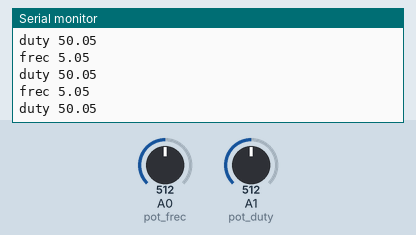
The sketch below on a simulated Arduino Uno, built with avr-gcc and run on an emulated ATmega328P. Shown: the last lines printed to the serial monitor. The inputs (shaded band) are chosen by the test bench; at power-on: A0 (pot_frec) = 512, A1 (pot_duty) = 512.

Above: at 1.3 s.
1.4 s: A0 (pot_frec) set to 716
At 1.9 s:
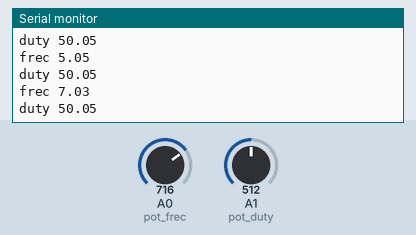
2.9 s: A1 (pot_duty) set to 716
At 3.4 s:
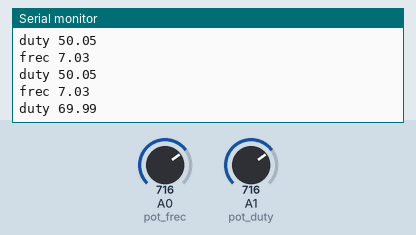
4.4 s: A0 (pot_frec) set to 900
At 4.9 s:
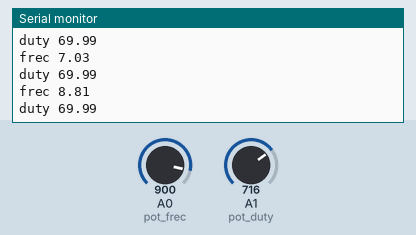
5.9 s: A1 (pot_duty) set to 900
At 6.4 s:
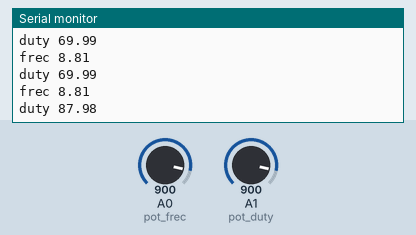
Timing chart, 0 to 8.4 s (numbered marks = the images above; inputs shaded):
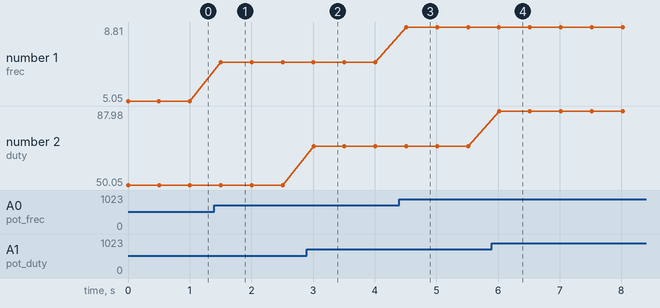

The sketch:

blink_configurable_transmisor.ino
```cpp
/**
 * blink_configurable_transmisor.
 *
 * ejercicio realizado en el taller
 *
 * transmite los comandos para cambiar la frecuencia y ciclo de trabajo
 * del ejemplo blink_configurable.
 *
 * hardware extra:
 *  - un potenciometro en la entrada analogica A0, con el valor leido de
 *    este potenciometro se calculara el valor de la frecuencia a enviar
 *  - un potenciometro en la entrada analogica A1, con el valor leido de
 *    este potenciometro se calculara el valor del ciclo de trabajo a enviar
 *
 * conexion serial:
 * la conexion debe ser cruzada, es decir el pin tx del transmisor debe
 * ser conectado al pin rx del receptor y viceversa
 *
 */

uint8_t pot_frec = A0;
uint8_t pot_duty = A1;

float frec;
float duty;

void setup() {
  // put your setup code here, to run once:

  // iniciamos el puerto serial
  Serial.begin(115200);
  while(!Serial);

}

void loop() {
  // put your main code here, to run repeatedly:

  // llemos los valores de los potenciometros y los mapeamos a valores adecuados usando la regla de tres
  frec = analogRead(pot_frec) * 9.9 / 1023 + 0.1; // remapeamos el valor del potenciometro de 0-1023 a 0.1-10.0
  duty = analogRead(pot_duty) * 100.0 / 1023; // remapeamos el valor del potenciometro de 0-1023 a 0.0-100.0

  // comando de frecuencia
  Serial.print("frec ");
  Serial.println(frec);

  //comando de ciclo de trabajo
  Serial.print("duty ");
  Serial.println(duty);

  delay(500);
}
```

Measured:
- after the input at 1.4 s, the serial monitor: prints a new line after 0.10 s (image 1)
- after the input at 2.9 s, the serial monitor: prints a new line after 0.11 s (image 2)
- after the input at 4.4 s, the serial monitor: prints a new line after 0.11 s (image 3)
- after the input at 5.9 s, the serial monitor: prints a new line after 0.12 s (image 4)
- plotted number 1: 5.05 → 7.03 after the input at 1.4 s, 7.03 → 8.81 after the input at 4.4 s
- plotted number 2: 50.05 → 69.99 after the input at 2.9 s, 69.99 → 87.98 after the input at 5.9 s
